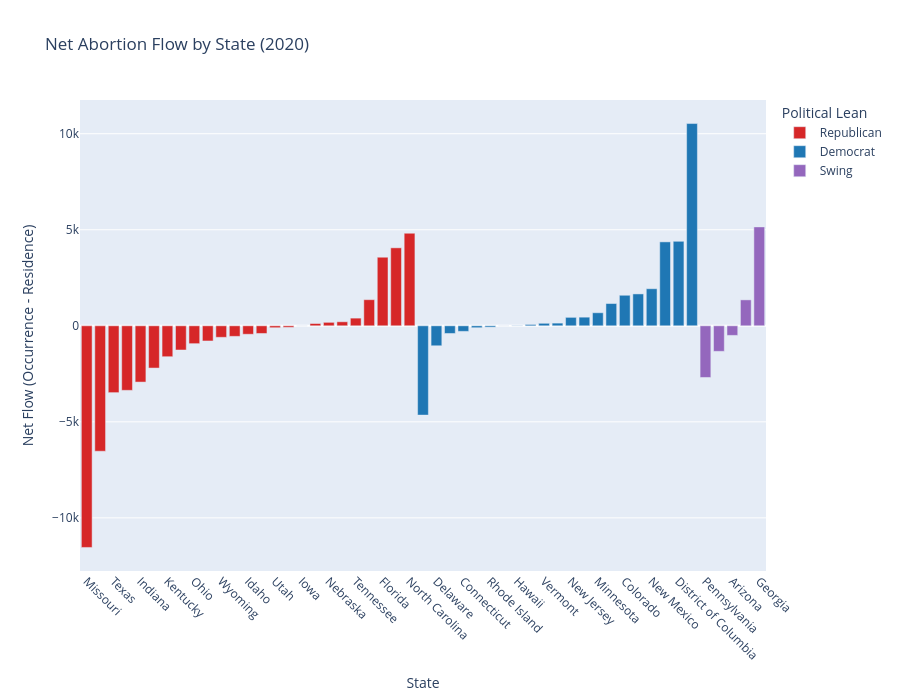

The notebook cell this image was saved under:
### Code cell
df_sorted = df.sort_values("net_flow", ascending=True)

fig = px.bar(
    df_sorted,
    x="U.S. State",
    y="net_flow",
    color="political_lean",
    color_discrete_map=color_map,
    title="Net Abortion Flow by State (2020)",
    labels={
        "U.S. State": "State",
        "net_flow": "Net Flow (Occurrence - Residence)",
        "political_lean": "Political Lean"
    },
    hover_name="U.S. State"
)

fig.update_layout(
    height=700,
    xaxis=dict(tickangle=45)
)

fig.show()

### Figure 1 — Plotly figure (JSON) as saved in the notebook; plotly's stock layout.template omitted (floating-point values rounded to 4 significant figures)
{"data": [{"hovertemplate": "<b>%{hovertext}</b><br><br>Political Lean=Republican<br>State=%{x}<br>Net Flow (Occurrence - Residence)=%{y}<extra></extra>", "hovertext": ["Missouri", "South Carolina", "Texas", "Alabama", "Indiana", "Mississippi", "Kentucky", "Arkansas", "Ohio", "West Virginia", "Wyoming", "South Dakota", "Idaho", "Louisiana", "Utah", "Alaska", "Iowa", "Montana", "Nebraska", "North Dakota", "Tennessee", "Oklahoma", "Florida", "Kansas", "North Carolina"], "legendgroup": "Republican", "marker": {"color": "#d62728", "pattern": {"shape": ""}}, "name": "Republican", "orientation": "v", "showlegend": true, "textposition": "auto", "type": "bar", "x": ["Missouri", "South Carolina", "Texas", "Alabama", "Indiana", "Mississippi", "Kentucky", "Arkansas", "Ohio", "West Virginia", "Wyoming", "South Dakota", "Idaho", "Louisiana", "Utah", "Alaska", "Iowa", "Montana", "Nebraska", "North Dakota", "Tennessee", "Oklahoma", "Florida", "Kansas", "North Carolina"], "xaxis": "x", "y": [-11540, -6530, -3480, -3360, -2930, -2200, -1610, -1260, -930, -790, -600, -550, -440, -400, -100, -80, 0, 120, 180, 210, 400, 1360, 3570, 4060, 4820], "yaxis": "y"}, {"hovertemplate": "<b>%{hovertext}</b><br><br>Political Lean=Democrat<br>State=%{x}<br>Net Flow (Occurrence - Residence)=%{y}<extra></extra>", "hovertext": ["Virginia", "Delaware", "Massachusetts", "Connecticut", "New Hampshire", "Rhode Island", "Maine", "Hawaii", "Washington", "Vermont", "Nevada", "New Jersey", "Oregon", "Minnesota", "Maryland", "Colorado", "California", "New Mexico", "New York", "District of Columbia", "Illinois"], "legendgroup": "Democrat", "marker": {"color": "#1f77b4", "pattern": {"shape": ""}}, "name": "Democrat", "orientation": "v", "showlegend": true, "textposition": "auto", "type": "bar", "x": ["Virginia", "Delaware", "Massachusetts", "Connecticut", "New Hampshire", "Rhode Island", "Maine", "Hawaii", "Washington", "Vermont", "Nevada", "New Jersey", "Oregon", "Minnesota", "Maryland", "Colorado", "California", "New Mexico", "New York", "District of Columbia", "Illinois"], "xaxis": "x", "y": [-4650, -1040, -400, -290, -100, -70, 0, 10, 70, 130, 140, 440, 450, 680, 1160, 1590, 1660, 1930, 4370, 4400, 10530], "yaxis": "y"}, {"hovertemplate": "<b>%{hovertext}</b><br><br>Political Lean=Swing<br>State=%{x}<br>Net Flow (Occurrence - Residence)=%{y}<extra></extra>", "hovertext": ["Pennsylvania", "Wisconsin", "Arizona", "Michigan", "Georgia"], "legendgroup": "Swing", "marker": {"color": "#9467bd", "pattern": {"shape": ""}}, "name": "Swing", "orientation": "v", "showlegend": true, "textposition": "auto", "type": "bar", "x": ["Pennsylvania", "Wisconsin", "Arizona", "Michigan", "Georgia"], "xaxis": "x", "y": [-2690, -1330, -500, 1350, 5150], "yaxis": "y"}], "layout": {"barmode": "relative", "height": 700, "legend": {"title": {"text": "Political Lean"}, "tracegroupgap": 0}, "title": {"text": "Net Abortion Flow by State (2020)"}, "xaxis": {"anchor": "y", "domain": [0, 1], "tickangle": 45, "title": {"text": "State"}}, "yaxis": {"anchor": "x", "domain": [0, 1], "title": {"text": "Net Flow (Occurrence - Residence)"}}}}
